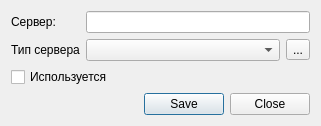
<?xml version="1.0" encoding="UTF-8"?>
<ui version="4.0">
 <class>AddServerDialog</class>
 <widget class="QDialog" name="AddServerDialog">
  <property name="geometry">
   <rect>
    <x>0</x>
    <y>0</y>
    <width>321</width>
    <height>126</height>
   </rect>
  </property>
  <property name="windowTitle">
   <string>Новый сервер</string>
  </property>
  <layout class="QGridLayout" name="gridLayout_2">
   <item row="2" column="0">
    <widget class="QCheckBox" name="checkBoxIsActive">
     <property name="text">
      <string>Используется</string>
     </property>
    </widget>
   </item>
   <item row="4" column="0">
    <widget class="QDialogButtonBox" name="buttonBox">
     <property name="standardButtons">
      <set>QDialogButtonBox::Close|QDialogButtonBox::Save</set>
     </property>
    </widget>
   </item>
   <item row="0" column="0">
    <layout class="QGridLayout" name="gridLayout">
     <item row="0" column="0">
      <widget class="QLabel" name="label">
       <property name="text">
        <string>Сервер:</string>
       </property>
      </widget>
     </item>
     <item row="0" column="1">
      <widget class="QLineEdit" name="lineEditServerName"/>
     </item>
     <item row="1" column="0">
      <widget class="QLabel" name="label_2">
       <property name="text">
        <string>Тип сервера</string>
       </property>
      </widget>
     </item>
     <item row="1" column="1">
      <layout class="QHBoxLayout" name="horizontalLayout">
       <item>
        <widget class="QComboBox" name="comboBoxServerType"/>
       </item>
       <item>
        <widget class="QToolButton" name="toolButton">
         <property name="toolTip">
          <string>Добавить тип сервера...</string>
         </property>
         <property name="text">
          <string>...</string>
         </property>
         <property name="icon">
          <iconset resource="../resource.qrc">
           <normaloff>:/Images/addIcon.png</normaloff>:/Images/addIcon.png</iconset>
         </property>
        </widget>
       </item>
      </layout>
     </item>
    </layout>
   </item>
   <item row="3" column="0">
    <spacer name="verticalSpacer">
     <property name="orientation">
      <enum>Qt::Vertical</enum>
     </property>
     <property name="sizeHint" stdset="0">
      <size>
       <width>20</width>
       <height>40</height>
      </size>
     </property>
    </spacer>
   </item>
  </layout>
 </widget>
 <resources>
  <include location="../resource.qrc"/>
 </resources>
 <connections/>
</ui>
